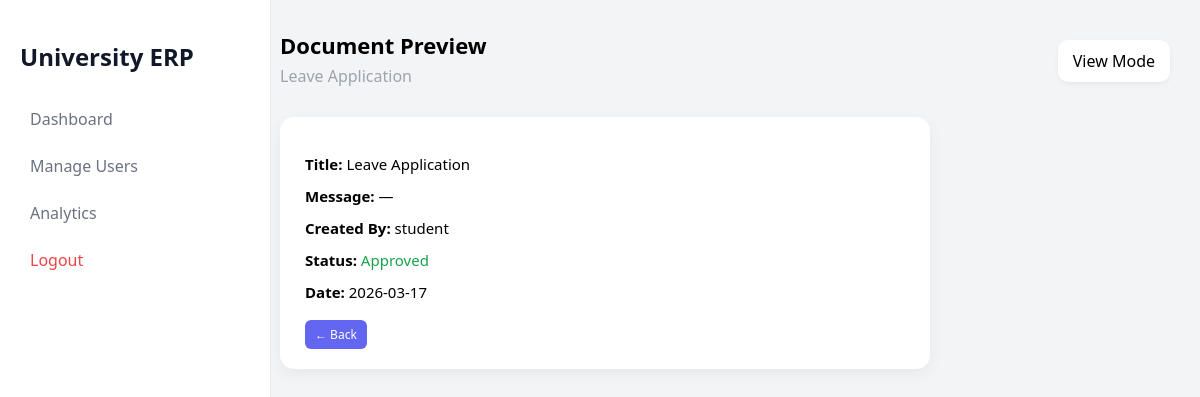
The app's page /preview/1 (signed in) with its own data.
### database.py (models this page shows)
class Document(db.Model):
    id = db.Column(db.Integer, primary_key=True)
    title = db.Column(db.String(200))
    template_name = db.Column(db.String(200))
    filename = db.Column(db.String(200))
    department = db.Column(db.String(200))
    content = db.Column(db.Text)
    authority = db.Column(db.String(200))
    date = db.Column(db.String(100))
    created_by = db.Column(db.String(100))
    created_at = db.Column(db.DateTime, default=datetime.utcnow)
    status = db.Column(db.String(50), default="pending")
    approved_by_faculty = db.Column(db.Boolean, default=False)
    approved_by_hod = db.Column(db.Boolean, default=False)
    approved_by_dean = db.Column(db.Boolean, default=False)

### app.py (the view)
@app.route("/preview/<int:doc_id>")
@login_required
def preview(doc_id):
    doc = DocModel.query.get_or_404(doc_id)
    return render_template("preview.html", doc=doc)

### app.py (called while the page is built)
@login_manager.user_loader
def load_user(user_id):
    return User.query.get(int(user_id))

### templates/preview.html (shortened to what this page needs)
<!DOCTYPE html>
<html>
<head>
    <link rel="stylesheet" href="{{ url_for('static', filename='style.css') }}">
</head>
<body>
<div class="sidebar">
    <h2>University ERP</h2>
    <a href="/dashboard">Dashboard</a>
    {% if current_user.role == "admin" %}
    <a href="/manage_users">Manage Users</a>
    <a href="/admin_dashboard">Analytics</a>
    {% endif %}
    <a href="/logout" class="logout">Logout</a>
</div>
<div class="main">
<div class="header">
    <div>
        <h1>Document Preview</h1>
        <p>{{ doc.template_name }}</p>
    </div>
    <div class="notification">
        View Mode
    </div>
</div>
<div class="preview-card">
<p><strong>Title:</strong> {{ doc.title }}</p>
<p><strong>Message:</strong> {{ doc.message or "—" }}</p>
<p><strong>Created By:</strong> {{ doc.created_by }}</p>
<p><strong>Status:</strong>
    {% if doc.status == "approved" %}
        <span class="green">Approved</span>
    {% elif doc.status == "rejected" %}
        <span class="red">Rejected</span>
    {% else %}
        <span class="yellow">Pending</span>
    {% endif %}
</p>
<p><strong>Date:</strong> {{ doc.created_at.strftime('%Y-%m-%d') }}</p>
<div class="back-btn">
    <a href="/dashboard" class="btn-small">← Back</a>
</div>
</div>
</div>
</body>
</html>

### static/style.css (style rules this page uses)
body { margin: 0; font-family: "Segoe UI", sans-serif; background: linear-gradient(135deg, #eef2ff, #f8fafc); }
body { margin: 0; font-family: "Segoe UI", sans-serif; background: #f3f4f6; }
.sidebar { width: 230px; height: 100vh; background: white; border-right: 1px solid #e5e7eb; position: fixed; padding: 20px; }
.sidebar h2 { margin-bottom: 25px; color: #111827; }
.sidebar a { display: block; padding: 10px; color: #6b7280; text-decoration: none; border-radius: 8px; margin-bottom: 5px; }
.sidebar .logout { color: #ef4444; }
.main { margin-left: 250px; padding: 30px; }
.header { display: flex; justify-content: space-between; align-items: center; margin-bottom: 25px; }
.header h1 { margin: 0; font-size: 22px; }
.header p { margin: 5px 0; color: #9ca3af; }
.notification { background: white; padding: 10px 15px; border-radius: 10px; box-shadow: 0 2px 5px rgba(0,0,0,0.05); }
.green { color: #16a34a; }
.btn-small { padding: 6px 10px; background: #6366f1; color: white; border-radius: 6px; text-decoration: none; font-size: 12px; }
.preview-card { background: white; padding: 25px; border-radius: 14px; max-width: 600px; box-shadow: 0 5px 15px rgba(0,0,0,0.05); }
.preview-card p { margin: 12px 0; font-size: 15px; }
.back-btn { margin-top: 20px; }

### records on screen
Document: template_name "Leave Application", title "Leave Application", created_by "student", created_at "2026-03-17"

### other values on screen
{{ doc.message or "—" }} "—"
